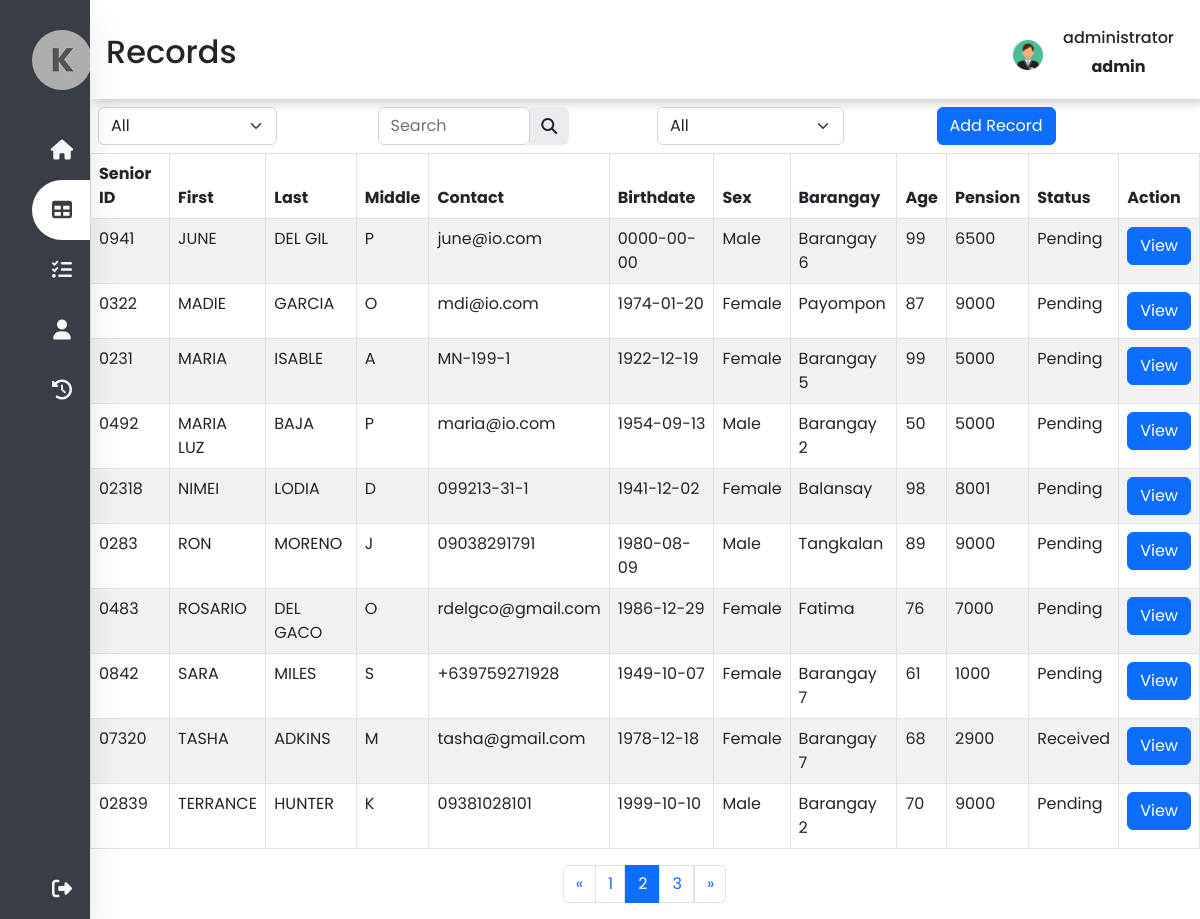
Page /deprecated/records.php?page=2 (signed in) on the earlier database version.
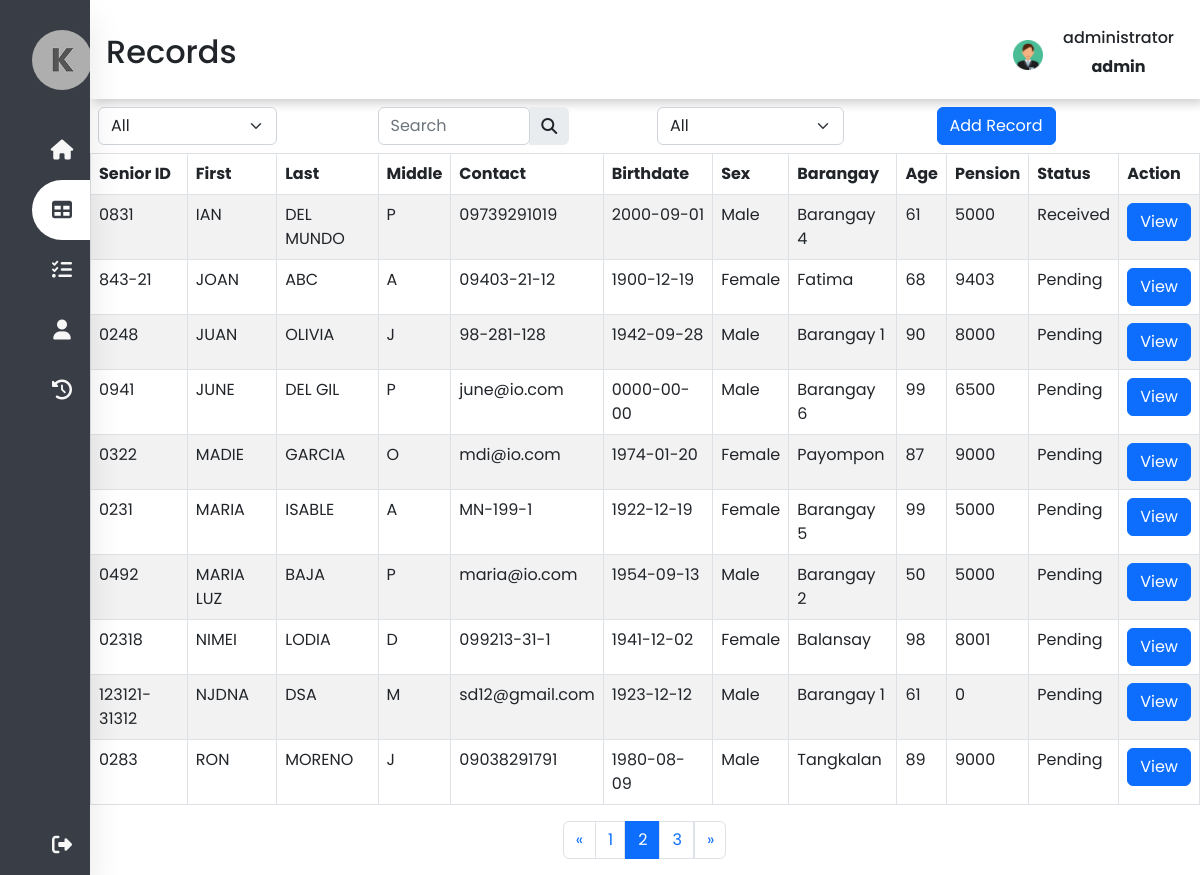
Same page on the later database version.
### tables this page shows
CREATE TABLE `tbl_records` (
  `id` int(11) NOT NULL,
  `fx_id` varchar(50) NOT NULL,
  `fx_firstname` varchar(50) NOT NULL,
  `fx_lastname` varchar(50) NOT NULL,
  `fx_middlename` varchar(50) NOT NULL,
  `fx_contact` varchar(150) NOT NULL,
  `fd_birthdate` date NOT NULL,
  `fx_gender` varchar(50) NOT NULL,
  `fx_barangay` varchar(150) NOT NULL,
  `fn_age` int(3) NOT NULL,
  `fn_pension` bigint(50) NOT NULL,
  `fn_status` varchar(50) NOT NULL,
  `life_status` varchar(150) NOT NULL,
  `fd_pension` date NOT NULL
);

### deprecated/records.php (the view, shortened to what the changed rows need)
<?php
include('conn/connection.php');
$limit = isset($_SESSION['records-limit']) ? $_SESSION['records-limit'] : 10;
$page = isset($_GET['page']) ? $_GET['page'] : 1;
$paginationStart = ($page - 1) * $limit;
$records = $conn->query("SELECT * FROM tbl_records ORDER BY `tbl_records`.`fx_firstname` ASC LIMIT $paginationStart, $limit");
$allrecords = $records->fetch_all(MYSQLI_ASSOC);
$sql = $conn->query("SELECT count(id) AS id FROM tbl_records");
$custCount = $sql->fetch_all(MYSQLI_ASSOC);
$allRecrods = $custCount[0]['id'];
$totoalPages = ceil($allRecrods / $limit);
if (isset($_SESSION['user_id']) && isset($_SESSION['user_name'])) {
?>
<!DOCTYPE html>
<html lang="en">
<head>
    <link href="https://cdn.jsdelivr.net/npm/bootstrap@5.2.2/dist/css/bootstrap.min.css" rel="stylesheet">
    <link rel="stylesheet" type="text/css" href="css/g_style.css">
    <link rel="stylesheet" type="text/css" href="css/records_style.css">
    <link rel="stylesheet" href="https://cdnjs.cloudflare.com/ajax/libs/font-awesome/6.2.0/css/all.min.css">
</head>
<body>
    <div class="main-content">
        <header>
            <div class="header-title">
                <h2>
                    <label for="">
                        Records
                </h2>
            </div>
        </header>
        <div class="table-div t-1" id="container">
            <table id="datatable" class="table table-striped table-bordered">
                <thead>
                    <tr>
                        <th scope="col">Senior ID</th>
                        <th scope="col">First</th>
                        <th scope="col">Last</th>
                        <th scope="col">Middle</th>
                        <th scope="col">Contact</th>
                        <th scope="col">Birthdate</th>
                        <th scope="col">Sex</th>
                        <th scope="col">Barangay</th>
                        <th scope="col">Age</th>
                        <th scope="col">Pension</th>
                        <th scope="col">Status</th>
                        <th scope="col">Action</th>
                    </tr>
                </thead>
                <tbody>
                    <?php foreach($allrecords as $row) :  ?>
                    <tr>
                        <td id="sid"> <?php echo $row['fx_id']; ?> </td>
                        <td> <?php echo $row['fx_firstname']; ?> </td>
                        <td> <?php echo $row['fx_lastname']; ?> </td>
                        <td> <?php echo $row['fx_middlename']; ?> </td>
                        <td> <?php echo $row['fx_contact']; ?> </td>
                        <td> <?php echo $row['fd_birthdate']; ?> </td>
                        <td> <?php echo $row['fx_gender']; ?> </td>
                        <td> <?php echo $row['fx_barangay']; ?> </td>
                        <td> <?php echo $row['fn_age']; ?> </td>
                        <td> <?php echo $row['fn_pension']; ?> </td>
                        <td> <?php echo $row['fn_status']; ?> </td>
                        <td> <button id='<?php echo $row['fx_id']; ?>' class="view btn btn-primary"
                                style="width: auto;">View</button></td>
                    </tr>
                    <?php endforeach; ?>
                </tbody>
            </table>
        </div>
        <div class="d-flex justify-content-center">
            <ul class="pagination">
                <?php for($i = 1; $i <= $totoalPages; $i++ ): ?>
                <li class="page-item <?php if($page == $i) {echo 'active'; } ?>">
                    <a class="page-link w-100" href="records.php?page=<?= $i; ?>"> <?= $i; ?> </a>
                </li>
                <?php endfor; ?>
            </ul>
        </div>
    </div>
</body>
</html>
<?php
}else{
    header("Location: index.php");
    exit();
}
?>

Differences in the rows shown:
no longer on this page (row edited): tbl_records: fx "0483", fx_firstname "ROSARIO", fx_lastname "DEL GACO", fx_middlename "O", fx_contact "rdelgco@gmail.com", fd_birthdate "1986-12-29", fx_gender "Female", fx_barangay "Fatima", fn_age "76", fn_pension "7000", fn_status "Pending"
no longer on this page (row edited): tbl_records: fx "0842", fx_firstname "SARA", fx_lastname "MILES", fx_middlename "S", fx_contact "+639759271928", fd_birthdate "1949-10-07", fx_gender "Female", fx_barangay "Barangay 7", fn_age "61", fn_pension "1000", fn_status "Pending"
no longer on this page (row edited): tbl_records: fx "07320", fx_firstname "TASHA", fx_lastname "ADKINS", fx_middlename "M", fx_contact "tasha@gmail.com", fd_birthdate "1978-12-18", fx_gender "Female", fx_barangay "Barangay 7", fn_age "68", fn_pension "2900", fn_status "Received"
no longer on this page (row edited): tbl_records: fx "02839", fx_firstname "TERRANCE", fx_lastname "HUNTER", fx_middlename "K", fx_contact "09381028101", fd_birthdate "1999-10-10", fx_gender "Male", fx_barangay "Barangay 2", fn_age "70", fn_pension "9000", fn_status "Pending"
now on this page (row edited): tbl_records: fx "0831", fx_firstname "IAN", fx_lastname "DEL MUNDO", fx_middlename "P", fx_contact "09739291019", fd_birthdate "2000-09-01", fx_gender "Male", fx_barangay "Barangay 4", fn_age "61", fn_pension "5000", fn_status "Received"
now on this page (row edited): tbl_records: fx "843-21", fx_firstname "JOAN", fx_lastname "ABC", fx_middlename "A", fx_contact "09403-21-12", fd_birthdate "1900-12-19", fx_gender "Female", fx_barangay "Fatima", fn_age "68", fn_pension "9403", fn_status "Pending"
now on this page (row edited): tbl_records: fx "0248", fx_firstname "JUAN", fx_lastname "OLIVIA", fx_middlename "J", fx_contact "98-281-128", fd_birthdate "1942-09-28", fx_gender "Male", fx_barangay "Barangay 1", fn_age "90", fn_pension "8000", fn_status "Pending"
added tbl_records: fx "123121-31312", fx_firstname "NJDNA", fx_lastname "DSA", fx_middlename "M", fx_contact "sd12@gmail.com", fd_birthdate "1923-12-12", fx_gender "Male", fx_barangay "Barangay 1", fn_age "61", fn_pension "0", fn_status "Pending"
